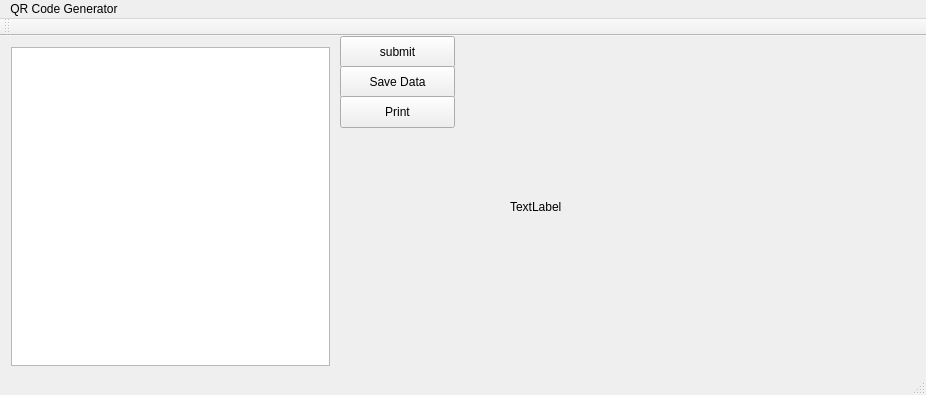
<?xml version="1.0" encoding="UTF-8"?>
<ui version="4.0">
 <class>QrMainWindow</class>
 <widget class="QMainWindow" name="QrMainWindow">
  <property name="geometry">
   <rect>
    <x>0</x>
    <y>0</y>
    <width>926</width>
    <height>395</height>
   </rect>
  </property>
  <property name="windowTitle">
   <string>QrMainWindow</string>
  </property>
  <widget class="QWidget" name="centralWidget">
   <widget class="QWidget" name="verticalLayoutWidget">
    <property name="geometry">
     <rect>
      <x>0</x>
      <y>0</y>
      <width>341</width>
      <height>341</height>
     </rect>
    </property>
    <layout class="QVBoxLayout" name="verticalLayout">
     <item>
      <widget class="QPlainTextEdit" name="userTextArea"/>
     </item>
    </layout>
   </widget>
   <widget class="QPushButton" name="submItButton">
    <property name="geometry">
     <rect>
      <x>340</x>
      <y>0</y>
      <width>115</width>
      <height>32</height>
     </rect>
    </property>
    <property name="text">
     <string>submit</string>
    </property>
   </widget>
   <widget class="QLabel" name="resultBox">
    <property name="geometry">
     <rect>
      <x>510</x>
      <y>10</y>
      <width>411</width>
      <height>321</height>
     </rect>
    </property>
    <property name="text">
     <string>TextLabel</string>
    </property>
   </widget>
   <widget class="QPushButton" name="saveButton">
    <property name="geometry">
     <rect>
      <x>340</x>
      <y>30</y>
      <width>115</width>
      <height>32</height>
     </rect>
    </property>
    <property name="toolTip">
     <string>save current qr code</string>
    </property>
    <property name="text">
     <string>Save Data</string>
    </property>
   </widget>
   <widget class="QPushButton" name="printButton">
    <property name="geometry">
     <rect>
      <x>340</x>
      <y>60</y>
      <width>115</width>
      <height>32</height>
     </rect>
    </property>
    <property name="text">
     <string>Print</string>
    </property>
   </widget>
  </widget>
  <widget class="QMenuBar" name="menuBar">
   <property name="geometry">
    <rect>
     <x>0</x>
     <y>0</y>
     <width>926</width>
     <height>22</height>
    </rect>
   </property>
   <widget class="QMenu" name="menuQR_Code_Generator">
    <property name="title">
     <string>QR Code Generator</string>
    </property>
   </widget>
   <addaction name="menuQR_Code_Generator"/>
  </widget>
  <widget class="QToolBar" name="mainToolBar">
   <attribute name="toolBarArea">
    <enum>TopToolBarArea</enum>
   </attribute>
   <attribute name="toolBarBreak">
    <bool>false</bool>
   </attribute>
  </widget>
  <widget class="QStatusBar" name="statusBar"/>
 </widget>
 <layoutdefault spacing="6" margin="11"/>
 <resources/>
 <connections/>
</ui>
